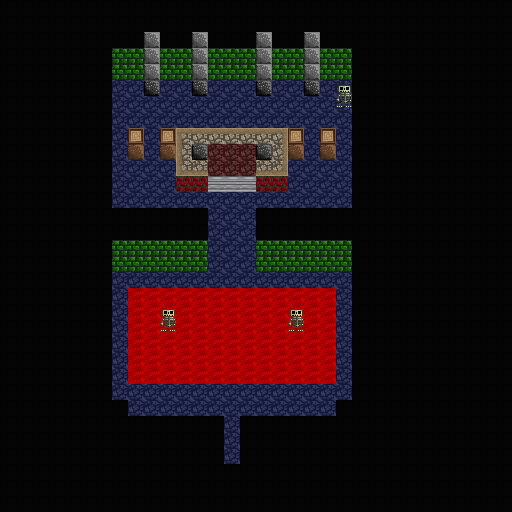

A 2D game scene composited from a Tiled map and its tileset images. What follows is a short description and the map's XML, with each tile layer's data collapsed to a summary:
An orthogonal 32x32 tile map with 16x16 px tiles, 2 tile layers (lower, upper), 2 tilesets and 15 objects (11x pickup, 3x npc, portal).

<map version="1.0" orientation="orthogonal" renderorder="right-down" width="32" height="32" tilewidth="16" tileheight="16" nextobjectid="20">
 <tileset firstgid="1" name="tilesheet" tilewidth="16" tileheight="16" tilecount="256">
  <image source="../gfx/tilesheet.png" width="256" height="256" />
  <tile id="2">
   <properties>
    <property name="solid" value="true" />
   </properties>
  </tile>
  <tile id="3">
   <properties>
    <property name="solid" value="true" />
   </properties>
  </tile>
  <tile id="4">
   <properties>
    <property name="solid" value="true" />
   </properties>
  </tile>
  <tile id="5">
   <properties>
    <property name="solid" value="true" />
   </properties>
  </tile>
  <tile id="7">
   <properties>
    <property name="solid" value="true" />
   </properties>
  </tile>
  <tile id="8">
   <properties>
    <property name="solid" value="true" />
   </properties>
  </tile>
  <tile id="10">
   <properties>
    <property name="solid" value="true" />
   </properties>
  </tile>
  <tile id="11">
   <properties>
    <property name="solid" value="true" />
   </properties>
  </tile>
  <tile id="12">
   <properties>
    <property name="solid" value="true" />
   </properties>
  </tile>
  <tile id="26">
   <properties>
    <property name="solid" value="true" />
   </properties>
  </tile>
  <tile id="27">
   <properties>
    <property name="solid" value="true" />
   </properties>
  </tile>
  <tile id="28">
   <properties>
    <property name="solid" value="true" />
   </properties>
  </tile>
  <tile id="29">
   <properties>
    <property name="solid" value="true" />
   </properties>
  </tile>
  <tile id="42">
   <properties>
    <property name="solid" value="true" />
   </properties>
  </tile>
  <tile id="43">
   <properties>
    <property name="solid" value="true" />
   </properties>
  </tile>
  <tile id="44">
   <properties>
    <property name="solid" value="true" />
   </properties>
  </tile>
  <tile id="45">
   <properties>
    <property name="solid" value="true" />
   </properties>
  </tile>
  <tile id="46">
   <properties>
    <property name="solid" value="true" />
   </properties>
  </tile>
  <tile id="47">
   <properties>
    <property name="solid" value="true" />
   </properties>
  </tile>
  <tile id="48">
   <properties>
    <property name="solid" value="true" />
   </properties>
  </tile>
  <tile id="49">
   <properties>
    <property name="solid" value="true" />
   </properties>
  </tile>
  <tile id="50">
   <properties>
    <property name="solid" value="true" />
   </properties>
  </tile>
  <tile id="51">
   <properties>
    <property name="solid" value="true" />
   </properties>
  </tile>
  <tile id="52">
   <properties>
    <property name="solid" value="true" />
   </properties>
  </tile>
  <tile id="53">
   <properties>
    <property name="solid" value="true" />
   </properties>
  </tile>
  <tile id="54">
   <properties>
    <property name="solid" value="true" />
   </properties>
  </tile>
  <tile id="57">
   <properties>
    <property name="solid" value="true" />
   </properties>
  </tile>
  <tile id="58">
   <properties>
    <property name="solid" value="true" />
   </properties>
  </tile>
  <tile id="60">
   <properties>
    <property name="solid" value="true" />
   </properties>
  </tile>
  <tile id="61">
   <properties>
    <property name="solid" value="true" />
   </properties>
  </tile>
  <tile id="62">
   <properties>
    <property name="solid" value="true" />
   </properties>
  </tile>
  <tile id="64">
   <properties>
    <property name="solid" value="true" />
   </properties>
  </tile>
  <tile id="65">
   <properties>
    <property name="solid" value="true" />
   </properties>
  </tile>
  <tile id="66">
   <properties>
    <property name="solid" value="true" />
   </properties>
  </tile>
  <tile id="67">
   <properties>
    <property name="solid" value="true" />
   </properties>
  </tile>
  <tile id="68">
   <properties>
    <property name="solid" value="true" />
   </properties>
  </tile>
  <tile id="69">
   <properties>
    <property name="solid" value="true" />
   </properties>
  </tile>
  <tile id="70">
   <properties>
    <property name="solid" value="true" />
   </properties>
  </tile>
  <tile id="73">
   <properties>
    <property name="solid" value="true" />
   </properties>
  </tile>
  <tile id="74">
   <properties>
    <property name="solid" value="true" />
   </properties>
  </tile>
  <tile id="75">
   <properties>
    <property name="solid" value="true" />
   </properties>
  </tile>
  <tile id="76">
   <properties>
    <property name="solid" value="true" />
   </properties>
  </tile>
  <tile id="77">
   <properties>
    <property name="solid" value="true" />
   </properties>
  </tile>
  <tile id="80">
   <properties>
    <property name="solid" value="true" />
   </properties>
  </tile>
  <tile id="81">
   <properties>
    <property name="solid" value="true" />
   </properties>
  </tile>
  <tile id="82">
   <properties>
    <property name="solid" value="true" />
   </properties>
  </tile>
  <tile id="83">
   <properties>
    <property name="solid" value="true" />
   </properties>
  </tile>
  <tile id="84">
   <properties>
    <property name="solid" value="true" />
   </properties>
  </tile>
  <tile id="85">
   <properties>
    <property name="solid" value="true" />
   </properties>
  </tile>
  <tile id="86">
   <properties>
    <property name="solid" value="true" />
   </properties>
  </tile>
  <tile id="87">
   <properties>
    <property name="solid" value="true" />
   </properties>
  </tile>
  <tile id="88">
   <properties>
    <property name="solid" value="true" />
   </properties>
  </tile>
  <tile id="89">
   <properties>
    <property name="solid" value="true" />
   </properties>
  </tile>
  <tile id="90">
   <properties>
    <property name="solid" value="true" />
   </properties>
  </tile>
  <tile id="96">
   <properties>
    <property name="solid" value="true" />
   </properties>
  </tile>
  <tile id="97">
   <properties>
    <property name="solid" value="true" />
   </properties>
  </tile>
  <tile id="98">
   <properties>
    <property name="solid" value="true" />
   </properties>
  </tile>
  <tile id="99">
   <properties>
    <property name="solid" value="true" />
   </properties>
  </tile>
  <tile id="101">
   <properties>
    <property name="solid" value="true" />
   </properties>
  </tile>
  <tile id="102">
   <properties>
    <property name="solid" value="true" />
   </properties>
  </tile>
  <tile id="103">
   <properties>
    <property name="solid" value="true" />
   </properties>
  </tile>
  <tile id="104">
   <properties>
    <property name="solid" value="true" />
   </properties>
  </tile>
  <tile id="105">
   <properties>
    <property name="solid" value="true" />
   </properties>
  </tile>
  <tile id="117">
   <properties>
    <property name="solid" value="true" />
   </properties>
  </tile>
  <tile id="120">
   <properties>
    <property name="solid" value="true" />
   </properties>
  </tile>
  <tile id="123">
   <properties>
    <property name="solid" value="true" />
   </properties>
  </tile>
  <tile id="124">
   <properties>
    <property name="solid" value="true" />
   </properties>
  </tile>
 </tileset>
 <tileset firstgid="257" name="tilesheet" tilewidth="16" tileheight="16" tilecount="256">
  <image source="../gfx/tilesheet.png" width="256" height="256" />
  <tile id="2">
   <properties>
    <property name="solid" value="true" />
   </properties>
  </tile>
  <tile id="3">
   <properties>
    <property name="solid" value="true" />
   </properties>
  </tile>
  <tile id="4">
   <properties>
    <property name="solid" value="true" />
   </properties>
  </tile>
  <tile id="5">
   <properties>
    <property name="solid" value="true" />
   </properties>
  </tile>
  <tile id="7">
   <properties>
    <property name="solid" value="true" />
   </properties>
  </tile>
  <tile id="8">
   <properties>
    <property name="solid" value="true" />
   </properties>
  </tile>
  <tile id="10">
   <properties>
    <property name="solid" value="true" />
   </properties>
  </tile>
  <tile id="11">
   <properties>
    <property name="solid" value="true" />
   </properties>
  </tile>
  <tile id="12">
   <properties>
    <property name="solid" value="true" />
   </properties>
  </tile>
  <tile id="26">
   <properties>
    <property name="solid" value="true" />
   </properties>
  </tile>
  <tile id="27">
   <properties>
    <property name="solid" value="true" />
   </properties>
  </tile>
  <tile id="28">
   <properties>
    <property name="solid" value="true" />
   </properties>
  </tile>
  <tile id="29">
   <properties>
    <property name="solid" value="true" />
   </properties>
  </tile>
  <tile id="42">
   <properties>
    <property name="solid" value="true" />
   </properties>
  </tile>
  <tile id="43">
   <properties>
    <property name="solid" value="true" />
   </properties>
  </tile>
  <tile id="44">
   <properties>
    <property name="solid" value="true" />
   </properties>
  </tile>
  <tile id="45">
   <properties>
    <property name="solid" value="true" />
   </properties>
  </tile>
  <tile id="46">
   <properties>
    <property name="solid" value="true" />
   </properties>
  </tile>
  <tile id="47">
   <properties>
    <property name="solid" value="true" />
   </properties>
  </tile>
  <tile id="48">
   <properties>
    <property name="solid" value="true" />
   </properties>
  </tile>
  <tile id="49">
   <properties>
    <property name="solid" value="true" />
   </properties>
  </tile>
  <tile id="50">
   <properties>
    <property name="solid" value="true" />
   </properties>
  </tile>
  <tile id="51">
   <properties>
    <property name="solid" value="true" />
   </properties>
  </tile>
  <tile id="52">
   <properties>
    <property name="solid" value="true" />
   </properties>
  </tile>
  <tile id="53">
   <properties>
    <property name="solid" value="true" />
   </properties>
  </tile>
  <tile id="54">
   <properties>
    <property name="solid" value="true" />
   </properties>
  </tile>
  <tile id="57">
   <properties>
    <property name="solid" value="true" />
   </properties>
  </tile>
  <tile id="58">
   <properties>
    <property name="solid" value="true" />
   </properties>
  </tile>
  <tile id="60">
   <properties>
    <property name="solid" value="true" />
   </properties>
  </tile>
  <tile id="61">
   <properties>
    <property name="solid" value="true" />
   </properties>
  </tile>
  <tile id="62">
   <properties>
    <property name="solid" value="true" />
   </properties>
  </tile>
  <tile id="64">
   <properties>
    <property name="solid" value="true" />
   </properties>
  </tile>
  <tile id="65">
   <properties>
    <property name="solid" value="true" />
   </properties>
  </tile>
  <tile id="66">
   <properties>
    <property name="solid" value="true" />
   </properties>
  </tile>
  <tile id="67">
   <properties>
    <property name="solid" value="true" />
   </properties>
  </tile>
  <tile id="68">
   <properties>
    <property name="solid" value="true" />
   </properties>
  </tile>
  <tile id="69">
   <properties>
    <property name="solid" value="true" />
   </properties>
  </tile>
  <tile id="70">
   <properties>
    <property name="solid" value="true" />
   </properties>
  </tile>
  <tile id="73">
   <properties>
    <property name="solid" value="true" />
   </properties>
  </tile>
  <tile id="74">
   <properties>
    <property name="solid" value="true" />
   </properties>
  </tile>
  <tile id="75">
   <properties>
    <property name="solid" value="true" />
   </properties>
  </tile>
  <tile id="76">
   <properties>
    <property name="solid" value="true" />
   </properties>
  </tile>
  <tile id="77">
   <properties>
    <property name="solid" value="true" />
   </properties>
  </tile>
  <tile id="80">
   <properties>
    <property name="solid" value="true" />
   </properties>
  </tile>
  <tile id="81">
   <properties>
    <property name="solid" value="true" />
   </properties>
  </tile>
  <tile id="82">
   <properties>
    <property name="solid" value="true" />
   </properties>
  </tile>
  <tile id="83">
   <properties>
    <property name="solid" value="true" />
   </properties>
  </tile>
  <tile id="84">
   <properties>
    <property name="solid" value="true" />
   </properties>
  </tile>
  <tile id="85">
   <properties>
    <property name="solid" value="true" />
   </properties>
  </tile>
  <tile id="86">
   <properties>
    <property name="solid" value="true" />
   </properties>
  </tile>
  <tile id="87">
   <properties>
    <property name="solid" value="true" />
   </properties>
  </tile>
  <tile id="88">
   <properties>
    <property name="solid" value="true" />
   </properties>
  </tile>
  <tile id="89">
   <properties>
    <property name="solid" value="true" />
   </properties>
  </tile>
  <tile id="90">
   <properties>
    <property name="solid" value="true" />
   </properties>
  </tile>
  <tile id="96">
   <properties>
    <property name="solid" value="true" />
   </properties>
  </tile>
  <tile id="97">
   <properties>
    <property name="solid" value="true" />
   </properties>
  </tile>
  <tile id="98">
   <properties>
    <property name="solid" value="true" />
   </properties>
  </tile>
  <tile id="99">
   <properties>
    <property name="solid" value="true" />
   </properties>
  </tile>
  <tile id="101">
   <properties>
    <property name="solid" value="true" />
   </properties>
  </tile>
  <tile id="102">
   <properties>
    <property name="solid" value="true" />
   </properties>
  </tile>
  <tile id="103">
   <properties>
    <property name="solid" value="true" />
   </properties>
  </tile>
  <tile id="104">
   <properties>
    <property name="solid" value="true" />
   </properties>
  </tile>
  <tile id="105">
   <properties>
    <property name="solid" value="true" />
   </properties>
  </tile>
  <tile id="117">
   <properties>
    <property name="solid" value="true" />
   </properties>
  </tile>
  <tile id="120">
   <properties>
    <property name="solid" value="true" />
   </properties>
  </tile>
  <tile id="123">
   <properties>
    <property name="solid" value="true" />
   </properties>
  </tile>
  <tile id="124">
   <properties>
    <property name="solid" value="true" />
   </properties>
  </tile>
 </tileset>
 <layer name="lower" width="32" height="32">
  <data>[1024 cells, 1024 non-empty, 10 distinct tile ids]</data>
 </layer>
 <layer name="upper" width="32" height="32" opacity="0.9">
  <data>[1024 cells, 28 non-empty, 13 distinct tile ids]</data>
 </layer>
 <objectgroup name="objects">
  <object id="1" type="portal" gid="15" x="228" y="456" width="16" height="16">
   <properties>
    <property name="level" value="cave1" />
    <property name="x" value="16" />
    <property name="y" value="3" />
   </properties>
  </object>
  <object id="2" type="pickup" gid="15" x="228" y="156" width="16" height="16">
   <properties>
    <property name="type" value="codpiece" />
   </properties>
  </object>
  <object id="5" type="pickup" gid="15" x="148" y="204" width="16" height="16">
   <properties>
    <property name="type" value="potion" />
   </properties>
  </object>
  <object id="7" type="pickup" gid="15" x="132" y="204" width="16" height="16">
   <properties>
    <property name="type" value="potion" />
   </properties>
  </object>
  <object id="8" type="pickup" gid="15" x="116" y="204" width="16" height="16">
   <properties>
    <property name="type" value="potion" />
   </properties>
  </object>
  <object id="9" type="pickup" gid="15" x="340" y="204" width="16" height="16">
   <properties>
    <property name="type" value="potion" />
   </properties>
  </object>
  <object id="11" type="pickup" gid="15" x="324" y="204" width="16" height="16">
   <properties>
    <property name="type" value="potion" />
   </properties>
  </object>
  <object id="12" type="pickup" gid="15" x="308" y="204" width="16" height="16">
   <properties>
    <property name="type" value="potion" />
   </properties>
  </object>
  <object id="13" type="pickup" gid="15" x="148" y="412" width="16" height="16">
   <properties>
    <property name="type" value="lilheart" />
   </properties>
  </object>
  <object id="14" type="pickup" gid="15" x="132" y="412" width="16" height="16">
   <properties>
    <property name="type" value="lilheart" />
   </properties>
  </object>
  <object id="15" type="pickup" gid="15" x="324" y="412" width="16" height="16">
   <properties>
    <property name="type" value="lilheart" />
   </properties>
  </object>
  <object id="16" type="pickup" gid="15" x="308" y="412" width="16" height="16">
   <properties>
    <property name="type" value="lilheart" />
   </properties>
  </object>
  <object id="17" type="npc" gid="271" x="164" y="328" width="16" height="16">
   <properties>
    <property name="say" value="take the magic codpiece;i have no need of it;i have no penis" />
   </properties>
  </object>
  <object id="18" type="npc" gid="271" x="296" y="328" width="16" height="16">
   <properties>
    <property name="say" value="you are the chosen one;take the artifact;journey to destroy the;hero king" />
   </properties>
  </object>
  <object id="19" type="npc" gid="271" x="340" y="104" width="16" height="16">
   <properties>
    <property name="say" value="the only emotion i feel is rage" />
   </properties>
  </object>
 </objectgroup>
</map>
